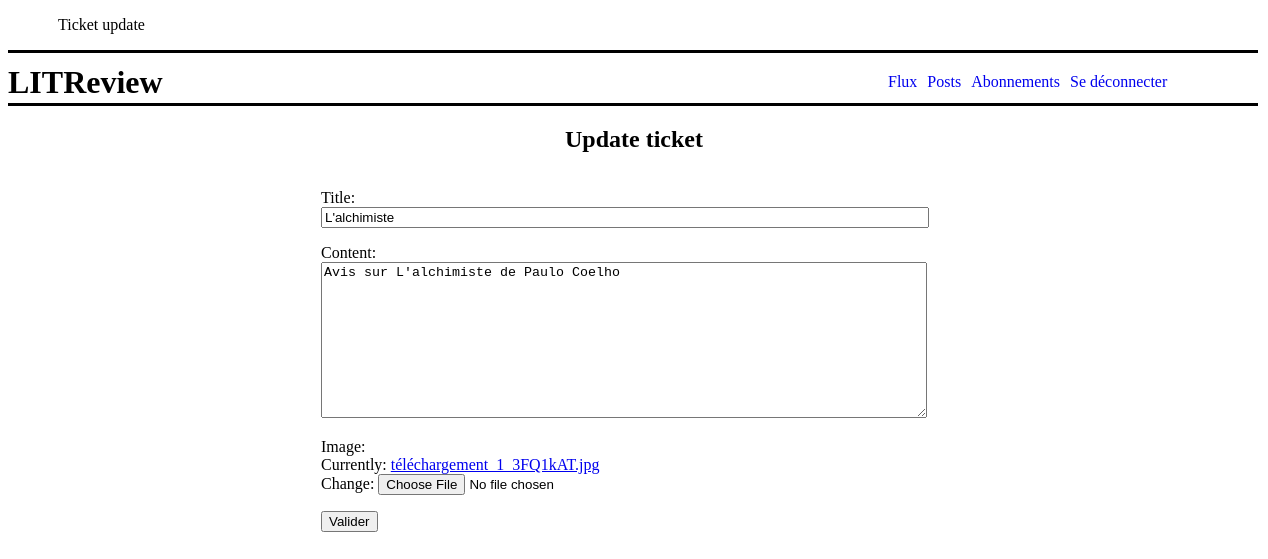
/ticket/2/update/ (signed in), run on an earlier commit of the app's database.
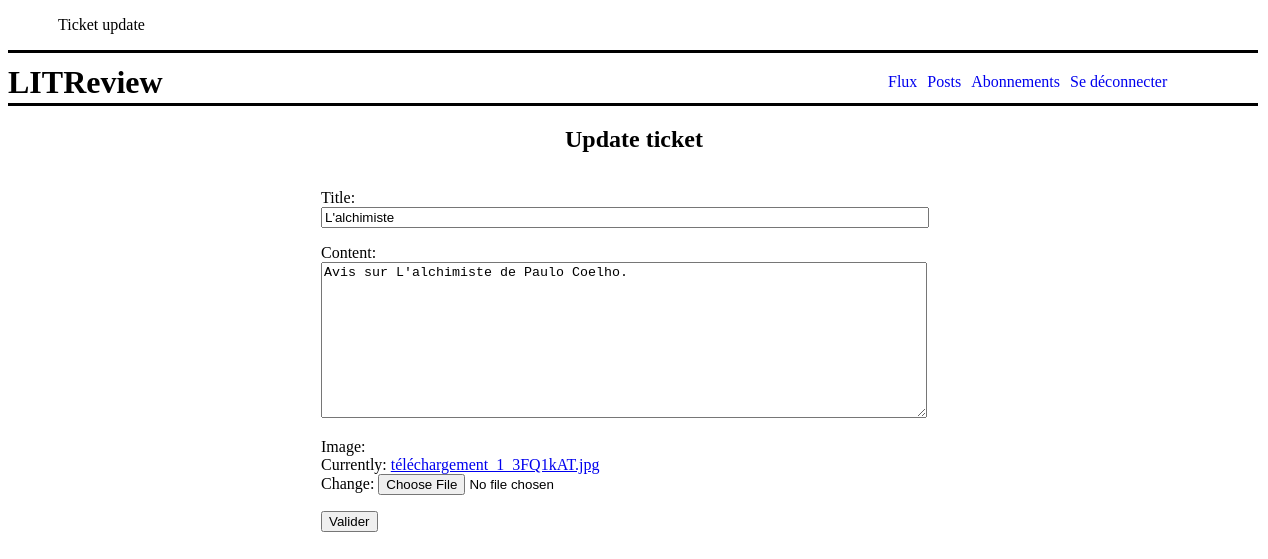
And on a later commit of the database.
### application/models.py (models this page shows, shortened)
class Ticket(models.Model):
	photo = models.ForeignKey(Photo, null=True, on_delete=models.SET_NULL, blank=True)
	title = models.CharField(max_length=128)
	content = models.TextField(max_length=5000)
	author = models.ForeignKey(settings.AUTH_USER_MODEL, on_delete=models.CASCADE)
	date_created = models.DateTimeField(auto_now_add=True)

### application/views.py (the view, shortened to what this page needs)
# urls.py: path('ticket/<int:ticket_id>/update/', application.views.ticket_update, name='ticket-update'),
@login_required
def ticket_update(request, ticket_id):
	ticket = models.Ticket.objects.get(id=ticket_id)
	ticket_form = forms.TicketForm(instance=ticket)
	photo_form = forms.PhotoForm(instance=ticket.photo)
	context = {'ticket_form': ticket_form, 'photo_form':photo_form,
		'page_name':'Ticket update'}
	return render(request, 'application/ticket_update.html', context)

### application/forms.py
class TicketForm(forms.ModelForm):
	class Meta:
		model = models.Ticket
		fields = ['title', 'content']

class PhotoForm(forms.ModelForm):
	class Meta:
		model = models.Photo
		fields = ['image']

### application/templates/application/ticket_update.html (shortened to what this page needs)
{% extends 'base.html' %}
{% block content %}
{% load static %}
	<link rel="stylesheet" type="text/css" href="{% static 'application/ticket_update.css' %}">
	<div class="container">
		<h2>Update ticket</h2>
		<form method="post" enctype="multipart/form-data">
			{{ ticket_form.as_p }}
			{{ photo_form.as_p }}
			<input type="submit" value="Valider">
		</form>
	</div>
{% endblock %}

What changed in the data, as far as the page shows it:
changed Ticket "L'alchimiste": content "Avis sur L'alchimiste de Paulo Coelho" → "Avis sur L'alchimiste de Paulo Coelho."
